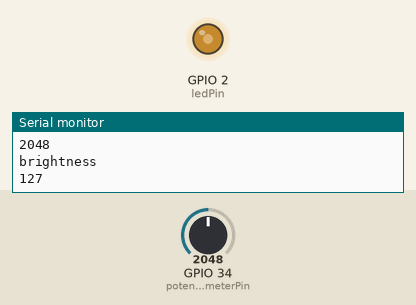
Bench run of a sketch on a simulated ESP32. Shown: output pins drawn as LEDs (lit = HIGH), the last lines printed to the serial monitor. The test bench sets the inputs (shaded band); at power-on: GPIO 34 (potentiometerPin) = 2048.

Above: at 1.2 s.
1.3 s: GPIO 34 (potentiometerPin) set to 2866
At 1.9 s:
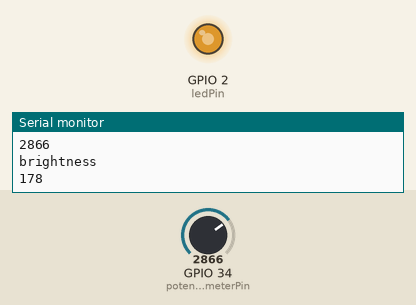
2.8 s: GPIO 34 (potentiometerPin) set to 3603
At 3.2 s:
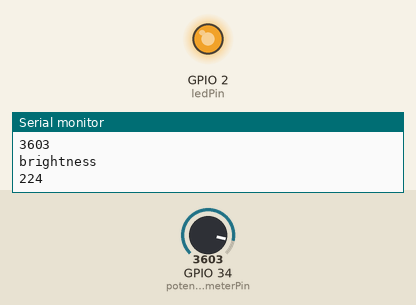
4.3 s: GPIO 34 (potentiometerPin) set to 491
At 5.5 s:
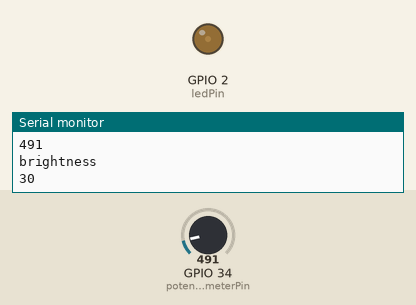
5.8 s: GPIO 34 (potentiometerPin) set to 0
At 7.0 s:
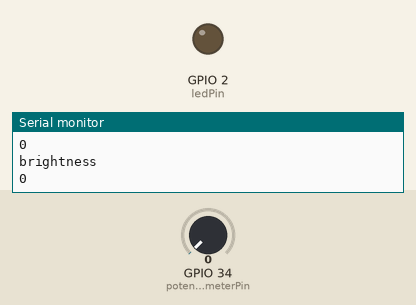
7.3 s: GPIO 34 (potentiometerPin) set to 2047
At 8.4 s:
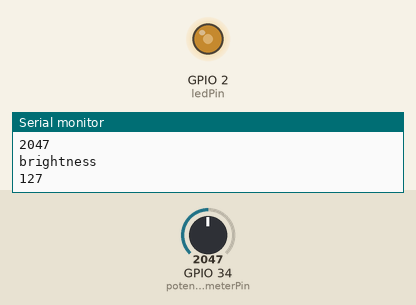
Timing chart, 0 to 9.8 s (numbered marks = the images above; inputs shaded):
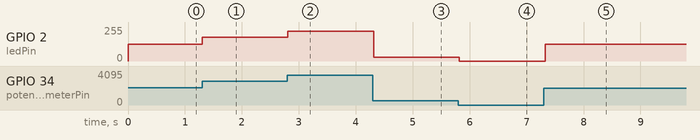

The sketch:

potentiometer.ino
```cpp
// Định nghĩa chân kết nối
const int potentiometerPin = 34;  // Chân ADC kết nối với potentiometer
const int ledPin = 2;            // Chân GPIO kết nối với LED

void setup() {
  // Khởi tạo chân LED là OUTPUT
  pinMode(ledPin, OUTPUT);
  // Khởi tạo cổng serial để kiểm tra giá trị đọc được từ potentiometer
  Serial.begin(115200);
}

void loop() {
  // Đọc giá trị từ potentiometer (giá trị từ 0 đến 4095)
  int potValue = analogRead(potentiometerPin);

  // In giá trị đọc được từ potentiometer ra Serial Monitor (nếu cần kiểm tra)
  Serial.println("potValue");
  Serial.println(potValue);

  // Chuyển giá trị từ potentiometer thành giá trị PWM (từ 0 đến 255)
  int brightness = map(potValue, 0, 4095, 0, 255);
 Serial.println("brightness");
  Serial.println(brightness);
  // Điều chỉnh độ sáng của LED bằng PWM
  analogWrite(ledPin, brightness);

  // Chờ một chút trước khi đọc lại giá trị
  delay(100);
}
```

Measured:
- after the input at 1.3 s, GPIO 2 (ledPin): 127/255 → 178/255 at once
- after the input at 2.8 s, GPIO 2 (ledPin): 178/255 → 224/255 at once
- after the input at 4.3 s, GPIO 2 (ledPin): 224/255 → 30/255 at once
- after the input at 5.8 s, GPIO 2 (ledPin): 30/255 → 0/255 at once
- after the input at 7.3 s, GPIO 2 (ledPin): 0/255 → 127/255 at once
